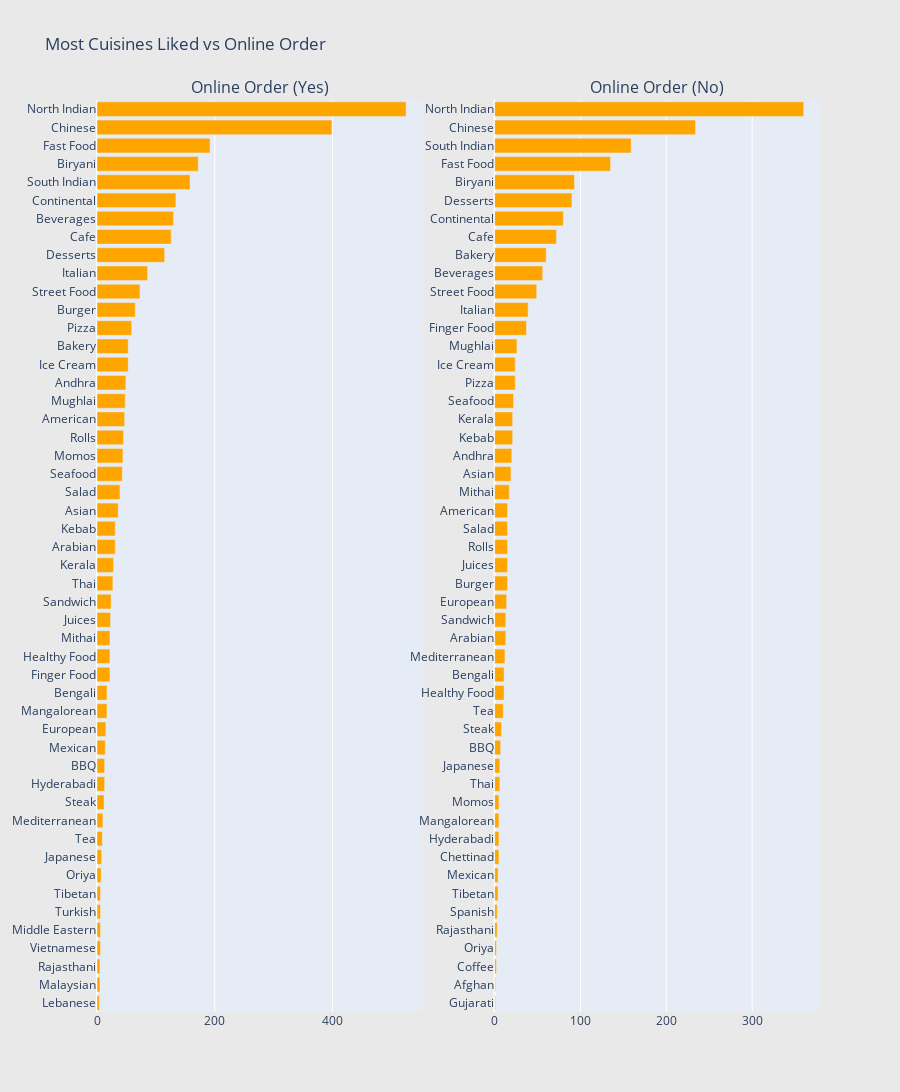

The notebook cell this image was saved under:
### Markdown cell above
##### Cuisines Liked vs Online Order

### Code cell
cuisine_online_df = restaurant_df[["cuisines", "online_order"]].fillna("")
cuisine_online_df["cuisines"] = cuisine_online_df["cuisines"].str.split(", ")
cuisine_online_df = cuisine_online_df.explode("cuisines")
cuisine_online_df = cuisine_online_df[~cuisine_online_df["cuisines"].isin(["", " "])]

yes_df = cuisine_online_df[cuisine_online_df["online_order"]=="Yes"]
no_df = cuisine_online_df[cuisine_online_df["online_order"]=="No"]

yes_sorted = pd.DataFrame(yes_df['cuisines'].value_counts().sort_values(ascending=False)).reset_index()
yes_sorted.columns = ["word", "wordcount"]
trace0 = horizontal_bar_chart(yes_sorted.head(50), 'orange')

no_sorted = pd.DataFrame(no_df['cuisines'].value_counts().sort_values(ascending=False)).reset_index()
no_sorted.columns = ["word", "wordcount"]

trace1 = horizontal_bar_chart(no_sorted.head(50), 'orange')

# Creating two subplots
fig = tools.make_subplots(rows=1, cols=2, vertical_spacing=0.04,
                          subplot_titles=["Online Order (Yes)", 
                                          "Online Order (No)"])
fig.append_trace(trace0, 1, 1)
fig.append_trace(trace1, 1, 2)
fig['layout'].update(height=1200, width=900, paper_bgcolor='rgb(233,233,233)', title="Most Cuisines Liked vs Online Order")
py.iplot(fig, filename='word-plots')

### Figure 1 — Plotly figure (JSON) as saved in the notebook; plotly's stock layout.template omitted (floating-point values rounded to 4 significant figures)
{"data": [{"marker": {"color": "orange"}, "orientation": "h", "showlegend": false, "type": "bar", "x": [4, 5, 5, 6, 6, 6, 6, 7, 8, 9, 10, 12, 13, 13, 14, 15, 17, 17, 22, 22, 22, 23, 24, 27, 28, 31, 31, 36, 39, 43, 44, 45, 47, 48, 49, 53, 53, 59, 65, 73, 86, 115, 126, 130, 134, 158, 172, 192, 399, 525], "xaxis": "x", "y": ["Lebanese", "Malaysian", "Rajasthani", "Vietnamese", "Middle Eastern", "Turkish", "Tibetan", "Oriya", "Japanese", "Tea", "Mediterranean", "Steak", "Hyderabadi", "BBQ", "Mexican", "European", "Mangalorean", "Bengali", "Finger Food", "Healthy Food", "Mithai", "Juices", "Sandwich", "Thai", "Kerala", "Arabian", "Kebab", "Asian", "Salad", "Seafood", "Momos", "Rolls", "American", "Mughlai", "Andhra", "Ice Cream", "Bakery", "Pizza", "Burger", "Street Food", "Italian", "Desserts", "Cafe", "Beverages", "Continental", "South Indian", "Biryani", "Fast Food", "Chinese", "North Indian"], "yaxis": "y"}, {"marker": {"color": "orange"}, "orientation": "h", "showlegend": false, "type": "bar", "x": [1, 1, 2, 2, 3, 3, 4, 4, 5, 5, 5, 5, 6, 6, 7, 8, 10, 11, 11, 12, 13, 13, 14, 15, 15, 15, 15, 15, 17, 19, 20, 21, 21, 22, 24, 24, 26, 37, 39, 49, 56, 60, 72, 80, 90, 93, 135, 159, 234, 360], "xaxis": "x2", "y": ["Gujarati", "Afghan", "Coffee", "Oriya", "Rajasthani", "Spanish", "Tibetan", "Mexican", "Chettinad", "Hyderabadi", "Mangalorean", "Momos", "Thai", "Japanese", "BBQ", "Steak", "Tea", "Healthy Food", "Bengali", "Mediterranean", "Arabian", "Sandwich", "European", "Burger", "Juices", "Rolls", "Salad", "American", "Mithai", "Asian", "Andhra", "Kebab", "Kerala", "Seafood", "Pizza", "Ice Cream", "Mughlai", "Finger Food", "Italian", "Street Food", "Beverages", "Bakery", "Cafe", "Continental", "Desserts", "Biryani", "Fast Food", "South Indian", "Chinese", "North Indian"], "yaxis": "y2"}], "layout": {"annotations": [{"font": {"size": 16}, "showarrow": false, "text": "Online Order (Yes)", "x": 0.225, "xanchor": "center", "xref": "paper", "y": 1, "yanchor": "bottom", "yref": "paper"}, {"font": {"size": 16}, "showarrow": false, "text": "Online Order (No)", "x": 0.775, "xanchor": "center", "xref": "paper", "y": 1, "yanchor": "bottom", "yref": "paper"}], "height": 1200, "paper_bgcolor": "rgb(233,233,233)", "title": {"text": "Most Cuisines Liked vs Online Order"}, "width": 900, "xaxis": {"anchor": "y", "autorange": true, "domain": [0, 0.45], "range": [0, 552.6], "type": "linear"}, "xaxis2": {"anchor": "y2", "autorange": true, "domain": [0.55, 1], "range": [0, 378.9], "type": "linear"}, "yaxis": {"anchor": "x", "autorange": true, "domain": [0, 1], "range": [-0.5, 49.5], "type": "category"}, "yaxis2": {"anchor": "x2", "autorange": true, "domain": [0, 1], "range": [-0.5, 49.5], "type": "category"}}}
